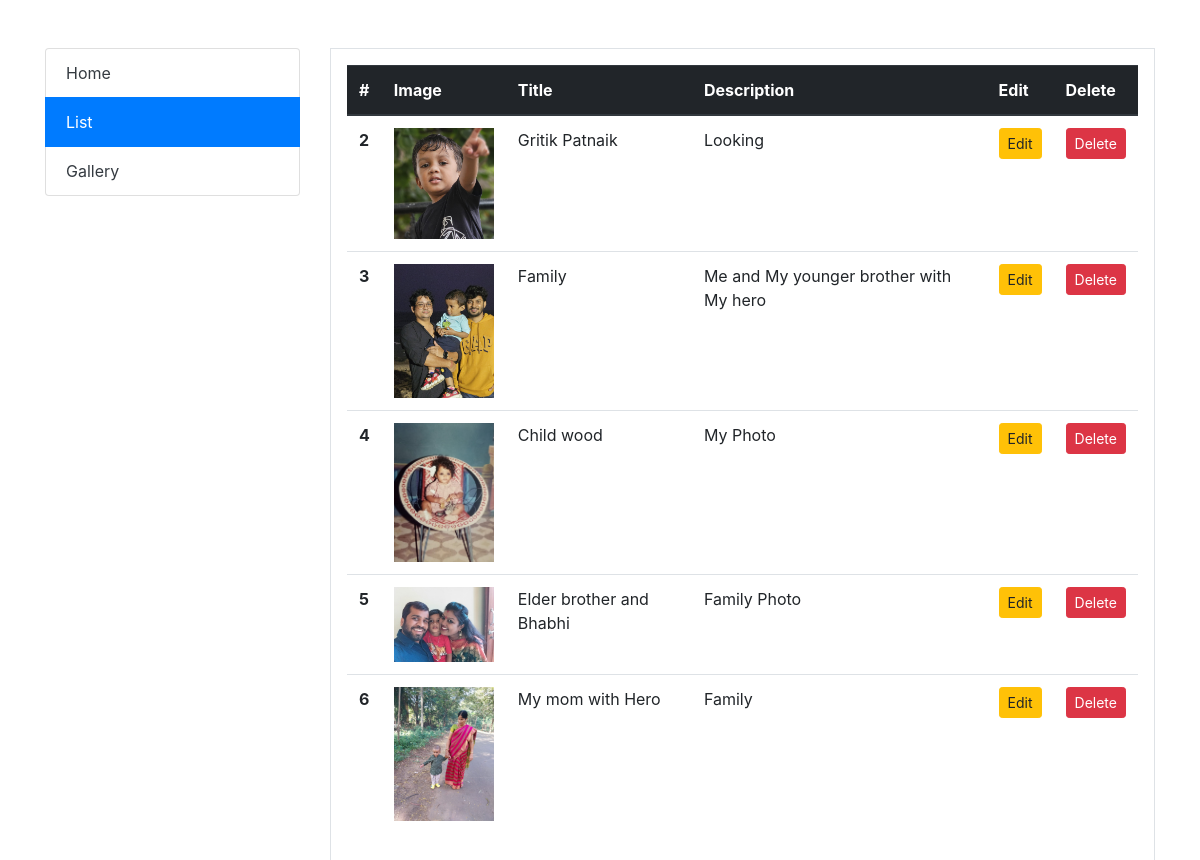
Page /list/ on the committed database.
### gallery/models.py (models this page shows, shortened)
class Gallery(models.Model):
    title = models.CharField(max_length=50)
    description = models.CharField(max_length=50)
    image = models.ImageField(upload_to='photos/%Y/%m/%d/')

### gallery/views.py (the view)
# urls.py: path('list/', views.image_list, name="image_list"),
def image_list(request):
    photos = Gallery.objects.all()
    context = {
        'photos': photos
    }
    return render(request, 'list.html', context)

### templates/list.html (shortened to what this page needs)
<!doctype html>
<html lang="en">
  <head>
    <link rel="stylesheet" href="https://maxcdn.bootstrapcdn.com/bootstrap/4.0.0/css/bootstrap.min.css">
  </head>
  <body>
    <main>
        <div class="wrapper">
            <div class="container">
                <div style="margin-top: 3em;">
                    <div class="row">
                        <div class="col-md-3">
                            <ul class="list-group">
                                <a class="list-group-item text-dark text-decoration-none" href="{% url 'home' %}">Home</a>
                                <a class="list-group-item active text-white text-decoration-none" aria-current="true" href="{% url 'image_list' %}">List</a>
                                <a class="list-group-item text-dark text-decoration-none" href="{% url 'gallery' %}">Gallery</a>
                              </ul>
                        </div>
                        <div class="col-md-9 mt-3 mt-md-0">
                            <div class="border p-3" style="padding-bottom: 4em !important;">
                                <div class="table-responsive">
                                  <table class="table">
                                    <thead class="thead-dark">
                                      <tr>
                                        <th scope="col">#</th>
                                        <th scope="col">Image</th>
                                        <th scope="col">Title</th>
                                        <th scope="col">Description</th>
                                        <th scope="col">Edit</th>
                                        <th scope="col">Delete</th>
                                      </tr>
                                    </thead>
                                    <tbody>
                                      {% if photos %}
                                        {% for photo in photos %}
                                            <tr>
                                                <th scope="row">{{photo.id}}</th>
                                                <td><img class="image-thumbail" width="100px" src="{{photo.image.url}}" alt="Card image cap"></td>
                                                <td>{{photo.title}}</td>
                                                <td>{{photo.description}}</td>
                                                <td>
                                                    <a href="{% url 'edit' photo.id %}" class="btn btn-sm btn-warning">Edit</a>
                                                </td>
                                                <td>
                                                    <a href="javascript:void(0);" onclick="if(confirm('Are you sure')){this.nextElementSibling.submit()}" class="btn btn-sm btn-danger">Delete</a>
                                                </td>
                                            </tr>
                                        {% endfor %}
                                      {% endif %}
                                    </tbody>
                                  </table>
                                </div>
                            </div>
                        </div>
                    </div>
                </div>
            </div>
        </div>
    </main>
  </body>
</html>

### rows in the picture
Gallery: id "2", image (picture), title "Gritik Patnaik", description "Looking"
Gallery: id "3", image (picture), title "Family", description "Me and My younger brother with My hero"
Gallery: id "4", image (picture), title "Child wood", description "My Photo"
Gallery: id "5", image (picture), title "Elder brother and Bhabhi", description "Family Photo"
Gallery: id "6", image (picture), title "My mom with Hero", description "Family"
